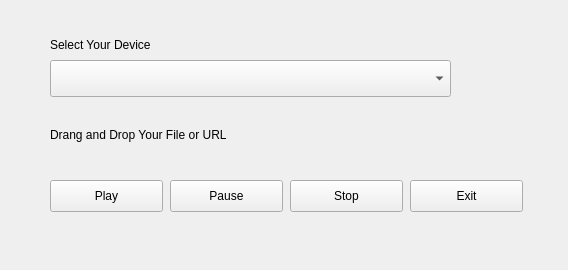
<?xml version="1.0" encoding="UTF-8"?>
<ui version="4.0">
 <class>Form</class>
 <widget class="QWidget" name="Form">
  <property name="geometry">
   <rect>
    <x>0</x>
    <y>0</y>
    <width>568</width>
    <height>270</height>
   </rect>
  </property>
  <property name="windowTitle">
   <string>Form</string>
  </property>
  <widget class="QComboBox" name="comboBox">
   <property name="geometry">
    <rect>
     <x>50</x>
     <y>60</y>
     <width>401</width>
     <height>37</height>
    </rect>
   </property>
  </widget>
  <widget class="QLabel" name="label">
   <property name="geometry">
    <rect>
     <x>50</x>
     <y>30</y>
     <width>301</width>
     <height>29</height>
    </rect>
   </property>
   <property name="text">
    <string>Select Your Device</string>
   </property>
  </widget>
  <widget class="QLabel" name="label_2">
   <property name="geometry">
    <rect>
     <x>50</x>
     <y>120</y>
     <width>301</width>
     <height>29</height>
    </rect>
   </property>
   <property name="text">
    <string>Drang and Drop Your File or URL</string>
   </property>
  </widget>
  <widget class="QPushButton" name="pushButton">
   <property name="geometry">
    <rect>
     <x>50</x>
     <y>180</y>
     <width>113</width>
     <height>32</height>
    </rect>
   </property>
   <property name="text">
    <string>Play</string>
   </property>
  </widget>
  <widget class="QPushButton" name="pushButton_2">
   <property name="geometry">
    <rect>
     <x>170</x>
     <y>180</y>
     <width>113</width>
     <height>32</height>
    </rect>
   </property>
   <property name="text">
    <string>Pause</string>
   </property>
  </widget>
  <widget class="QPushButton" name="pushButton_3">
   <property name="geometry">
    <rect>
     <x>290</x>
     <y>180</y>
     <width>113</width>
     <height>32</height>
    </rect>
   </property>
   <property name="text">
    <string>Stop</string>
   </property>
  </widget>
  <widget class="QPushButton" name="pushButton_4">
   <property name="geometry">
    <rect>
     <x>410</x>
     <y>180</y>
     <width>113</width>
     <height>32</height>
    </rect>
   </property>
   <property name="text">
    <string>Exit</string>
   </property>
  </widget>
 </widget>
 <resources/>
 <connections/>
</ui>
